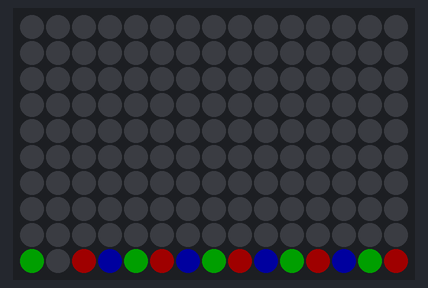
The sketch below on a simulated Arduino Uno, built with avr-gcc and run on an emulated ATmega328P. Shown: 15×10 RGB LED matrix (first LED top left, wired row by row). Dim RGB values are drawn brighter than linear.

Above: at 3.13 s.
At 4.68 s:
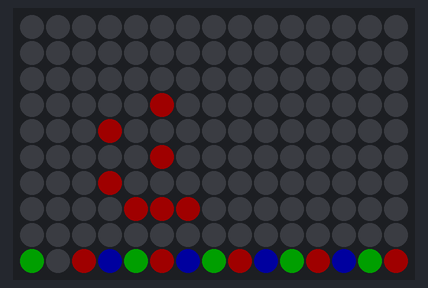
At 6.23 s:
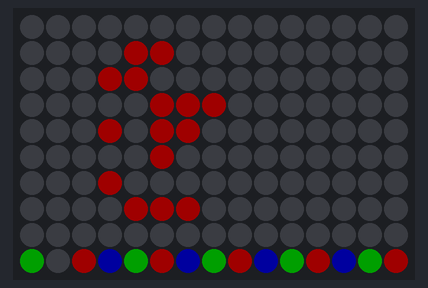
At 9.0 s:
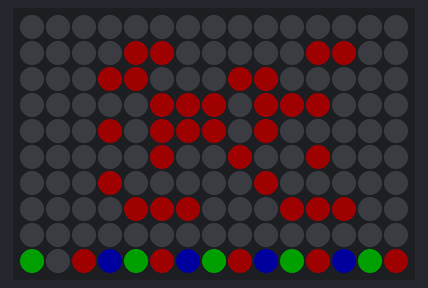
At 10.0 s:
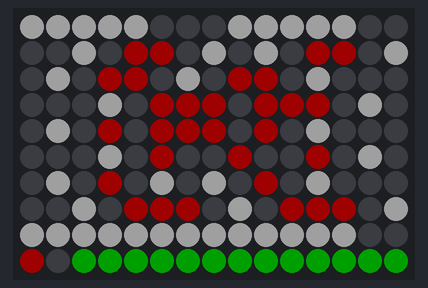
At 20.61 s:
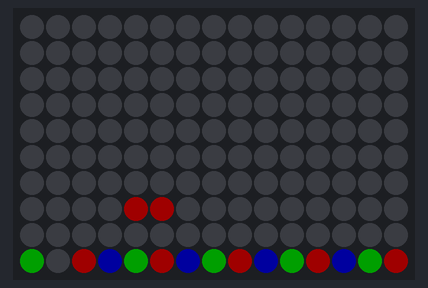

The sketch:

art_animation.ino
```cpp
#include <FastLED.h>

#define LED_PIN  3 // Connect the data wire from your LED strip to this pin. Use a resistor!

#define COLOR_ORDER GRB
#define CHIPSET     WS2812B
#define NUM_LEDS    150 // Edit this to reflect the number of LEDS you are using.
#define BRIGHTNESS 32 // 0 to 255 - https://github.com/FastLED/FastLED/wiki/FastLED-Temporal-Dithering
CRGB leds[NUM_LEDS];

// Params for width and height, edit these to reflect your setup.
const uint8_t NumberOfColumns = 15; // Make sure this matches the number in the 'LightEmUp' function.
const uint8_t NumberOfRows = 10;

// Param for different pixel layouts, edit it to match your layout.
const bool    kMatrixSerpentineLayout = true;
// Set 'kMatrixSerpentineLayout' to false if your pixels are
// laid out all running the same way, like this:
//
//     0 >  1 >  2 >  3 >  4
//                         |
//     .----<----<----<----'
//     |
//     5 >  6 >  7 >  8 >  9
//                         |
//     .----<----<----<----'
//     |
//    10 > 11 > 12 > 13 > 14
//
// Set 'kMatrixSerpentineLayout' to true if your pixels are
// laid out back-and-forth, like this:
//
//     0 >  1 >  2 >  3 >  4
//                         |
//                         |
//     9 <  8 <  7 <  6 <  5
//     |
//     |
//    10 > 11 > 12 > 13 > 14
//                        |
//                        |
//    19 < 18 < 17 < 16 < 15


void setup() {
  delay( 3000 );
  FastLED.addLeds<CHIPSET, LED_PIN, COLOR_ORDER>(leds, NUM_LEDS).setCorrection(TypicalSMD5050);
  FastLED.setBrightness(BRIGHTNESS);
}

// This function will return the right 'led index number' for
// a given set of X and Y coordinates on your matrix.
uint16_t XY( uint8_t row, uint8_t column)
{
  uint16_t i;

  if( kMatrixSerpentineLayout == false) {
    i = (row * NumberOfColumns) + column;
  }

  if( kMatrixSerpentineLayout == true) {
    if(row & 0x01) {
      // Odd rows run backwards
      uint8_t reverseX = (NumberOfColumns - 1) - column;
      i = (row * NumberOfColumns) + reverseX;
    } else {
      // Even rows run forwards
      i = (row * NumberOfColumns) + column;
    }
  }

  i = i-1; // Shifts each LED by number specified.
  i = ((2*NUM_LEDS)+i)%NUM_LEDS; // If more LEDS assigned than defined, this wraps them back to the front
  return i;
}

// The 'LightEmUp' function uses the ColorMap to assign the user
// defined colors to the corresponding pixel.
// Once assigned the LEDS are all turned on at once.
// Edit number of columns here ----\/ also
void LightEmUp(uint8_t *ColorMap[][15])
{
  // Loop through matrix.
  for(uint8_t column = 0; column < NumberOfColumns; column++) {
    for(uint8_t row = 0; row < NumberOfRows; row++) {
      // Set Color and get the LED index number using the 'XY' function.
      leds[XY(row, column)] = CRGB(*(ColorMap[row][column]),*((ColorMap[row][column])+1),*((ColorMap[row][column])+2));
      }
    }
  FastLED.show();
}

// The 'Change1LED' function will assign the specified color to the
// LED at the coordinates provided and then show it.
void Change1LED(uint8_t row, uint8_t column, uint8_t *color)
{
  // Set Color and get the LED index number using the 'XY' function.
  leds[XY(row, column)] = CRGB(*color,*(color+1),*(color+2));
  FastLED.show();
}

// Demo is below.
void loop()
{
    // Create and Edit color definitions here.
    // Use RGB values and the format: 'Variable'[3] = {Red value, Green value, Blue value};
    // You can use Google to find RGB values for your colors - https://www.google.com/search?q=color+picker
    uint8_t R[3] = {255,0,0};
    uint8_t G[3] = {0,255,0};
    uint8_t B[3] = {0,0,255};
    uint8_t W[3] = {255,255,255};
    uint8_t x[3] = {0,0,0}; //off aka black


    // Copy, Paste, and Edit this block of code below with your color
    // variables to make your pixel art and animations. Make sure
    // to increment 'ColorMap#' by one with each copy/paste.
    // Ensure that the matrix dimensions match the 'NumberOfRows'
    // and 'NumberOfColumns' defined at the beginning of this
    // program, and match in the 'LightEmUp' function parameters.
    // This is memory inefficient so only a few of these can be
    // supported, use it to easily change many pixels at once.

    // Start Copy here:
    uint8_t *ColorMap1[NumberOfRows][NumberOfColumns] = {
     //0  1  2  3  4  5  6  7  8  9 10 11 12 13 14
      {G, x, x, x, x, x, x, x, x, x, x, x, x, x, x}, //0
      {x, x, x, x, x, x, x, x, x, x, x, x, x, x, x}, //1
      {x, x, x, x, x, x, x, x, x, x, x, x, x, x, x}, //2
      {x, x, x, x, x, x, x, x, x, x, x, x, x, x, x}, //3
      {x, x, x, x, x, x, x, x, x, x, x, x, x, x, x}, //4
      {x, x, x, x, x, x, x, x, x, x, x, x, x, x, x}, //5
      {x, x, x, x, x, x, x, x, x, x, x, x, x, x, x}, //6
      {x, x, x, x, x, x, x, x, x, x, x, x, x, x, x}, //7
      {x, x, x, x, x, x, x, x, x, x, x, x, x, x, x}, //8
      {x, R, B, G, R, B, G, R, B, G, R, B, G, R, x}, //9
    };
    LightEmUp(ColorMap1);
    delay(250); //how long to stay here (ms)
    // End Copy here.


    // Copy, Paste, and Edit this code below to change one
    // pixel at a time. Use it like this:
    // 'Change1LED(row location, column location, color variable);'

    // Start Copy here:
    Change1LED(7,3,R);
    delay(250); //how long to stay here (ms)
    // End Copy here.

    Change1LED(7,4,R);
    delay(250); //how long to stay here (ms)

    Change1LED(7,5,R);
    Change1LED(6,4,R);
    delay(250); //how long to stay here (ms)

    Change1LED(5,4,R);
    delay(250); //how long to stay here (ms)

    Change1LED(4,4,R);
    delay(250); //how long to stay here (ms)

    Change1LED(3,4,R);
    delay(250); //how long to stay here (ms)

    Change1LED(2,4,R);
    delay(250); //how long to stay here (ms)

    Change1LED(1,4,R);
    Change1LED(2,5,R);
    delay(250); //how long to stay here (ms)

    Change1LED(1,3,R);
    Change1LED(3,5,R);
    delay(250); //how long to stay here (ms)

    Change1LED(3,6,R);
    delay(250); //how long to stay here (ms)

    Change1LED(4,6,R);
    delay(250); //how long to stay here (ms)

    Change1LED(4,7,R);
    delay(250); //how long to stay here (ms)

    Change1LED(5,7,R);
    Change1LED(4,8,R);
    delay(250); //how long to stay here (ms)

    Change1LED(3,8,R);
    delay(250); //how long to stay here (ms)

    Change1LED(3,9,R);
    delay(250); //how long to stay here (ms)

    Change1LED(2,9,R);
    delay(250); //how long to stay here (ms)

    Change1LED(2,10,R);
    delay(250); //how long to stay here (ms)

    Change1LED(1,10,R);
    Change1LED(3,10,R);
    delay(250); //how long to stay here (ms)

    Change1LED(1,11,R);
    Change1LED(4,10,R);
    delay(250); //how long to stay here (ms)

    Change1LED(5,10,R);
    delay(250); //how long to stay here (ms)

    Change1LED(6,10,R);
    delay(250); //how long to stay here (ms)

    Change1LED(7,10,R);
    delay(250); //how long to stay here (ms)

    Change1LED(7,9,R);
    Change1LED(7,11,R);
    delay(1000); //how long to stay here (ms)

    uint8_t *ColorMap0[NumberOfRows][NumberOfColumns] = {
     //0  1  2  3  4  5  6  7  8  9 10 11 12 13 14
      {R, W, W, W, W, W, x, x, x, W, W, W, W, W, x}, //0
      {x, W, x, R, R, x, W, x, W, x, R, R, x, W, x}, //1
      {x, x, W, x, R, R, x, W, x, R, R, x, W, x, x}, //2
      {x, x, W, x, R, R, R, x, R, R, R, x, W, x, x}, //3
      {x, x, W, x, R, x, R, R, R, x, R, x, W, x, x}, //4
      {x, x, W, x, R, x, x, R, x, x, R, x, W, x, x}, //5
      {x, x, W, x, R, x, W, x, W, x, R, x, W, x, x}, //6
      {x, W, x, R, R, R, x, W, x, R, R, R, x, W, x}, //7
      {x, W, W, W, W, W, W, W, W, W, W, W, W, W, x}, //8
      {x, G, G, G, G, G, G, G, G, G, G, G, G, G, x}, //9
    };
    LightEmUp(ColorMap0);
    delay(10000); //how long to stay here (ms)
}
```

Measured:
- by itself, everything shown: repeats every 17.0 s, in 25 steps
- what the display in image 3 shows lasts 1.0 s, from 9.0 s to 10.0 s
- what the display in image 4 shows lasts 10.0 s, from 10.0 s to 20.0 s
